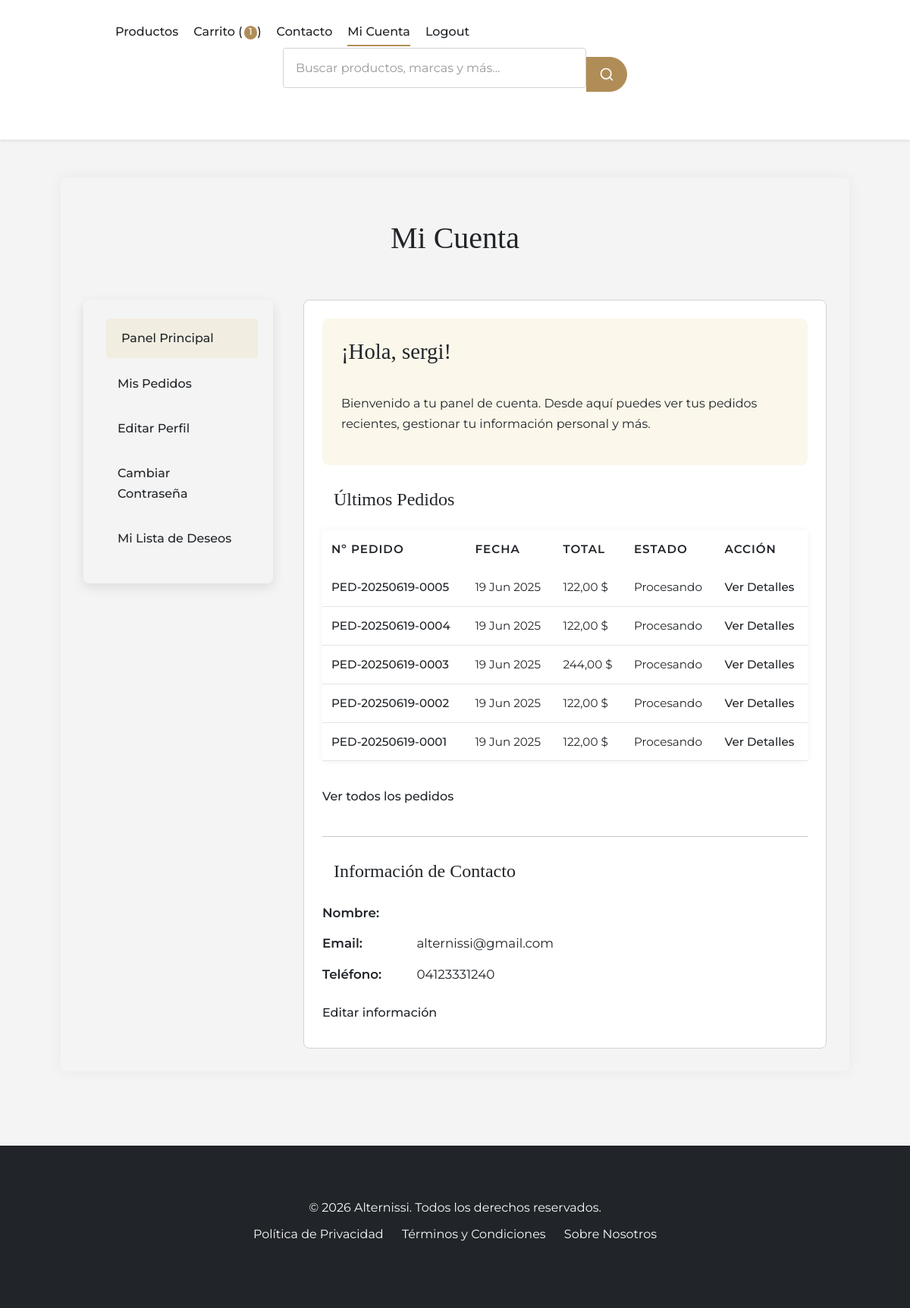
/cuenta/ (signed in), run on the app's committed database.
### post/models.py (models this page shows, shortened)
class TimeStampedModel(models.Model):
    creado = models.DateTimeField(auto_now_add=True, db_index=True)
    actualizado = models.DateTimeField(auto_now=True)
    class Meta:
        abstract = True

class Cliente(TimeStampedModel):
    usuario = models.OneToOneField(
        User,
        on_delete=models.CASCADE,
        null=True,
        blank=True,
        related_name='cliente'
    )
    nombre = models.CharField(max_length=100)
    apellido = models.CharField(max_length=100)
    email = models.EmailField(unique=True)
    telefono = models.CharField(max_length=20, blank=True)
    direccion = models.TextField(blank=True)
    ciudad = models.CharField(max_length=100, blank=True)
    codigo_postal = models.CharField(max_length=20, blank=True)
    pais = models.CharField(max_length=100, blank=True)
    fecha_nacimiento = models.DateField(null=True, blank=True)
    acepta_marketing = models.BooleanField(default=False)
    class Meta:
        ordering = ['apellido', 'nombre']
        indexes = [
            models.Index(fields=['apellido', 'nombre']),
            models.Index(fields=['email']),
        ]
    @property
    def nombre_completo(self):
        return f"{self.nombre} {self.apellido}"

class Pedido(TimeStampedModel):
    class Estado(models.TextChoices):
        PENDIENTE = 'pendiente', 'Pendiente'
        PROCESANDO = 'procesando', 'Procesando'
        ENVIADO = 'enviado', 'Enviado'
        COMPLETADO = 'completado', 'Completado'
        CANCELADO = 'cancelado', 'Cancelado'
        REEMBOLSADO = 'reembolsado', 'Reembolsado'
    class MetodoPago(models.TextChoices):
        TARJETA = 'tarjeta', 'Tarjeta de Crédito/Débito'
        PAYPAL = 'paypal', 'PayPal'
        TRANSFERENCIA = 'transferencia', 'Transferencia Bancaria'
        CONTRAENTREGA = 'contraentrega', 'Contraentrega'
    cliente = models.ForeignKey(
        Cliente, # Cliente está antes, seguro.
        related_name='pedidos',
        on_delete=models.PROTECT
    )
    codigo = models.CharField(
        max_length=20,
        unique=True,
        editable=False,
        help_text="Código único del pedido"
    )
    estado = models.CharField(
        max_length=20,
        choices=Estado.choices,
        default=Estado.PENDIENTE
    )
    metodo_pago = models.CharField(
        max_length=20,
        choices=MetodoPago.choices
    )
    direccion_envio = models.JSONField()
    direccion_facturacion = models.JSONField()
    subtotal = models.DecimalField(max_digits=12, decimal_places=2)
    descuento = models.DecimalField(max_digits=12, decimal_places=2, default=0)
    impuesto = models.DecimalField(max_digits=12, decimal_places=2, default=0)
    envio = models.DecimalField(max_digits=12, decimal_places=2, default=0)
    total = models.DecimalField(max_digits=12, decimal_places=2)
    notas = models.TextField(blank=True)
    transaccion_id = models.CharField(max_length=100, blank=True)
    cupon = models.ForeignKey(
        Cupon, # Cupon está antes, seguro.
        on_delete=models.SET_NULL,
        null=True,
        blank=True
    )
    class Meta:
        ordering = ['-creado']
        verbose_name_plural = 'pedidos'
        indexes = [
            models.Index(fields=['codigo']),
            models.Index(fields=['estado']),
            models.Index(fields=['cliente']),
            models.Index(fields=['creado']),
        ]

### post/views.py (the view)
# urls.py: path('cuenta/', views.CuentaDashboardView.as_view(), name='cuenta_dashboard'),
class CuentaDashboardView(LoginRequiredMixin, DetailView):
    model = Cliente
    template_name = 'post/cuenta/dashboard.html'    # Corregido
    context_object_name = 'cliente'
    def get_object(self):
        cliente, created = Cliente.objects.get_or_create(
            usuario=self.request.user,
            defaults={
                'email': self.request.user.email,
                'nombre': self.request.user.first_name or self.request.user.username,
                'apellido': self.request.user.last_name or '',
            }
        )
        return cliente
    def get_context_data(self, **kwargs):
        context = super().get_context_data(**kwargs)
        context['ultimos_pedidos'] = self.object.pedidos.select_related('cupon').order_by('-creado')[:5]
        return context

### post/context_processors.py (called while the page is built)
def tienda_config_processor(request):
    config = ConfiguracionTienda.obtener_configuracion()
    moneda_simbolo_global = '$'
    if config and hasattr(config, 'simbolo_moneda') and config.simbolo_moneda:
        moneda_simbolo_global = config.simbolo_moneda
    return {
        'tienda_config': config,
        'moneda_simbolo_global': moneda_simbolo_global
    }

### post/models.py (called while the page is built)
    @property
    def total_items(self):
        return self.items.aggregate(total=Sum('cantidad'))['total'] or 0

    @property
    def subtotal(self):
        return sum(item.subtotal for item in self.items.all())

    def get_total(self, cliente_actual=None): # cliente_actual puede ser self.cliente
        s_total = self.subtotal # Cachear para evitar múltiples llamadas a la property
        descuento_aplicado = 0
        if cliente_actual is None and self.cliente:
            cliente_actual = self.cliente
        if self.cupon and self.cupon.es_valido(cliente=cliente_actual, subtotal=s_total):
            descuento_aplicado = self.cupon.aplicar_descuento(s_total)
        return s_total - descuento_aplicado

    @property
    def descuento_aplicado(self): # Para mostrar en el template, cliente_actual se infiere de self.cliente
        cliente_para_validacion = self.cliente # Puede ser None si es un carrito de sesión
        if self.cupon and self.cupon.es_valido(cliente=cliente_para_validacion, subtotal=self.subtotal):
            return self.cupon.aplicar_descuento(self.subtotal)
        return 0

    @property
    def subtotal(self):
        return self.precio * self.cantidad

    @classmethod
    def obtener_configuracion(cls):
        return cls.objects.filter(activo=True).first()

### post/templates/post/cuenta/dashboard.html (shortened to what this page needs)
{% extends "post/base.html" %}
{% load static %}
{% block content %}
<div class="account-container">
    <h1>Mi Cuenta</h1>
    <div class="account-grid">
        <aside class="account-nav">
            <ul>
                <li><a href="{% url 'tienda:cuenta_dashboard' %}" class="active">Panel Principal</a></li>
                <li><a href="{% url 'tienda:lista_pedidos_cliente' %}">Mis Pedidos</a></li>
                <li><a href="{% url 'tienda:editar_perfil_cliente' %}">Editar Perfil</a></li>
                <li><a href="{% url 'tienda:password_change' %}">Cambiar Contraseña</a></li>
                <li><a href="{% url 'tienda:ver_lista_deseos' %}">Mi Lista de Deseos</a></li>
            </ul>
        </aside>
        <main class="account-content">
            <section class="welcome-box">
                <h2>¡Hola, {{ cliente.nombre|default:request.user.username }}!</h2>
                <p>Bienvenido a tu panel de cuenta. Desde aquí puedes ver tus pedidos recientes, gestionar tu información personal y más.</p>
            </section>
            <section>
                <h3>Últimos Pedidos</h3>
                {% if ultimos_pedidos %}
                    <table class="recent-orders-table">
                        <thead><tr><th>Nº Pedido</th><th>Fecha</th><th>Total</th><th>Estado</th><th>Acción</th></tr></thead>
                        <tbody>
                            {% for pedido_obj in ultimos_pedidos %}
                            <tr>
                                <td><a href="{% url 'tienda:detalle_pedido_cliente' pedido_id=pedido_obj.id %}">{{ pedido_obj.codigo }}</a></td>
                                <td>{{ pedido_obj.creado|date:"d M Y" }}</td>
                                <td>{{ pedido_obj.total|floatformat:2 }} {{moneda_simbolo|default:'$'}}</td>
                                <td>{{ pedido_obj.get_estado_display }}</td>
                                <td><a href="{% url 'tienda:detalle_pedido_cliente' pedido_id=pedido_obj.id %}">Ver Detalles</a></td>
                            </tr>
                            {% endfor %}
                        </tbody>
                    </table>
                {% else %}
                    <p>Aún no has realizado ningún pedido.</p>
                {% endif %}
                <div class="quick-links"> <a href="{% url 'tienda:lista_pedidos_cliente' %}">Ver todos los pedidos</a></div>
            </section>
            <hr style="margin: 30px 0;">
            <section class="info-section">
                 <h3>Información de Contacto</h3>
                 <p><strong>Nombre:</strong> {{ cliente.nombre_completo|default:"No especificado" }}</p>
                 <p><strong>Email:</strong> {{ cliente.email|default:request.user.email }}</p>
                 <p><strong>Teléfono:</strong> {{ cliente.telefono|default:"No especificado" }}</p>
                 <div class="quick-links" style="margin-top:15px;"> <a href="{% url 'tienda:editar_perfil_cliente' %}">Editar información</a></div>
            </section>
        </main>
    </div>
</div>
{% endblock %}

### post/static/post/css/style.css (style rules this page uses)
:root { --font-primary: 'Montserrat', sans-serif; --font-secondary: 'Playfair Display', serif; --color-white: #FFFFFF; --color-light-gray: #F8F9FA; --color-medium-gray: #CED4DA; --color-dark-gray: #212529; --color-black: #000000; --color-background: #f4f4f4; --color-accent: #B08D57; --color-accent-rgb: 176, 141, 87; --color-accent-hover: #9A7C4F; --color-success: #28A745; --color-error: #DC3545; --color-warning: #FFC107; --border-radius-sm: 4px; --border-radius-md: 8px; --box-shadow-light: 0 2px 4px rgba(0, 0, 0, 0.08); --box-shadow-md: 0 4px 10px rgba(0, 0, 0, 0.1); --transition-fast: all 0.2s ease-in-out; --transition-medium: all 0.3s ease-in-out; }
*, *::before, *::after { box-sizing: border-box; margin: 0; padding: 0; }
body { font-family: var(--font-primary); background-color: var(--color-background); color: var(--color-dark-gray); line-height: 1.7; font-size: 16px; -webkit-font-smoothing: antialiased; -moz-osx-font-smoothing: grayscale; }
h1, h2, h3, h4, h5, h6 { font-family: var(--font-secondary); color: var(--color-dark-gray); margin-top: 1.5rem; margin-bottom: 1rem; line-height: 1.3; }
h1 { font-size: 2.8rem; }
h2 { font-size: 2.2rem; }
h3 { font-size: 1.8rem; }
p { margin-bottom: 1rem; }
a { color: var(--color-accent); text-decoration: none; transition: var(--transition-fast); }
ul, ol { list-style-position: inside; padding-left: 1.5em; }
main { padding: 2rem 0; min-height: calc(100vh - 250px); }
.account-content { padding: 1.5rem; background-color: var(--color-white); border: 1px solid var(--color-medium-gray); border-radius: var(--border-radius-md); }
.account-content h2 { margin-top: 0; font-family: var(--font-secondary); }

### data on the page
Cliente: nombre "sergi", email "alternissi@gmail.com", telefono "04123331240"
Pedido: codigo "PED-20250619-0005", creado "19 Jun 2025", total "122,00", moneda_simbolo "$", estado "Procesando"
Pedido: codigo "PED-20250619-0004", creado "19 Jun 2025", total "122,00", moneda_simbolo "$", estado "Procesando"
Pedido: codigo "PED-20250619-0003", creado "19 Jun 2025", total "244,00", moneda_simbolo "$", estado "Procesando"
Pedido: codigo "PED-20250619-0002", creado "19 Jun 2025", total "122,00", moneda_simbolo "$", estado "Procesando"
Pedido: codigo "PED-20250619-0001", creado "19 Jun 2025", total "122,00", moneda_simbolo "$", estado "Procesando"

### other printed values
{{ global_cart_items|default:0 }} "1"
